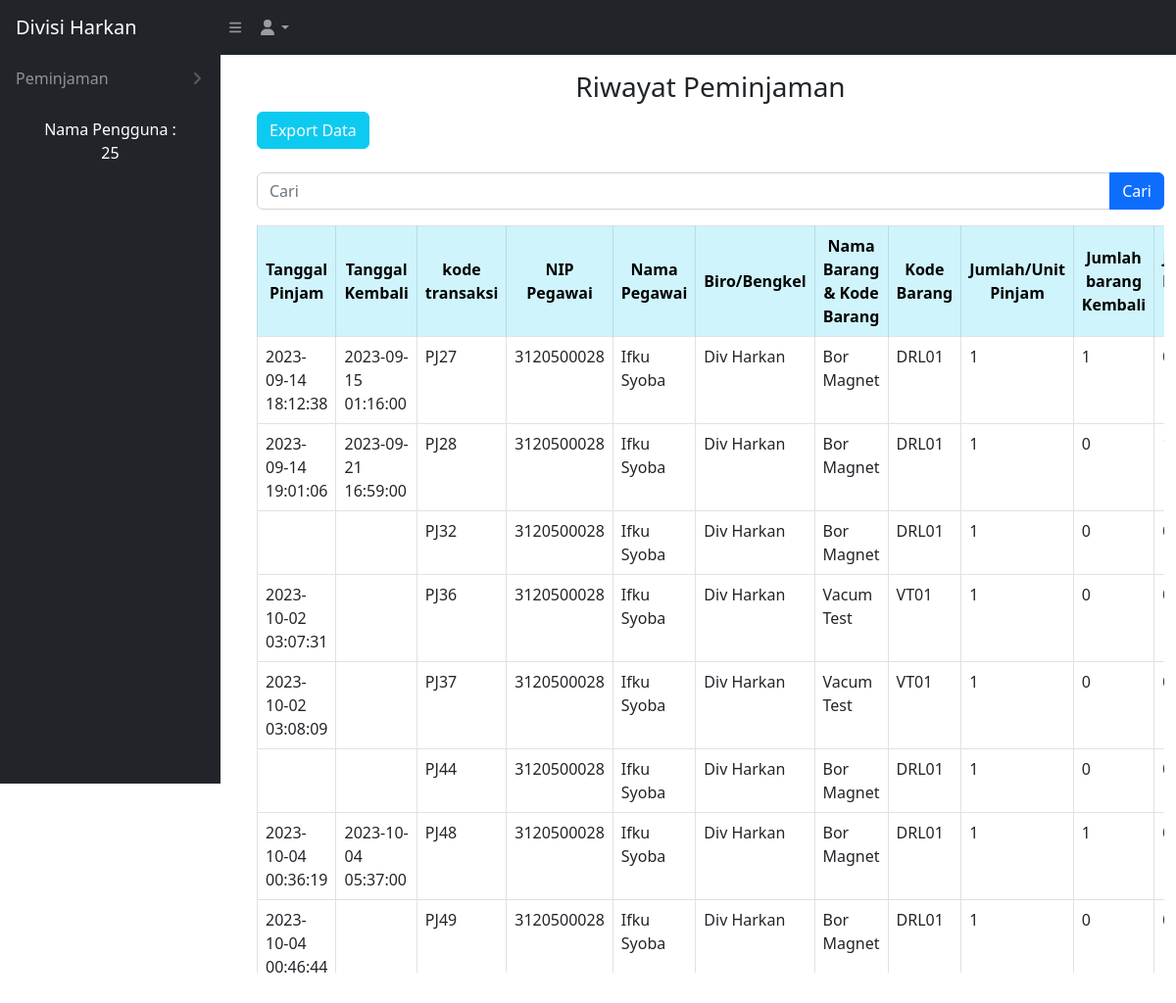
Before: /peminjam/peminjam_history.php (signed in) with the older database file.
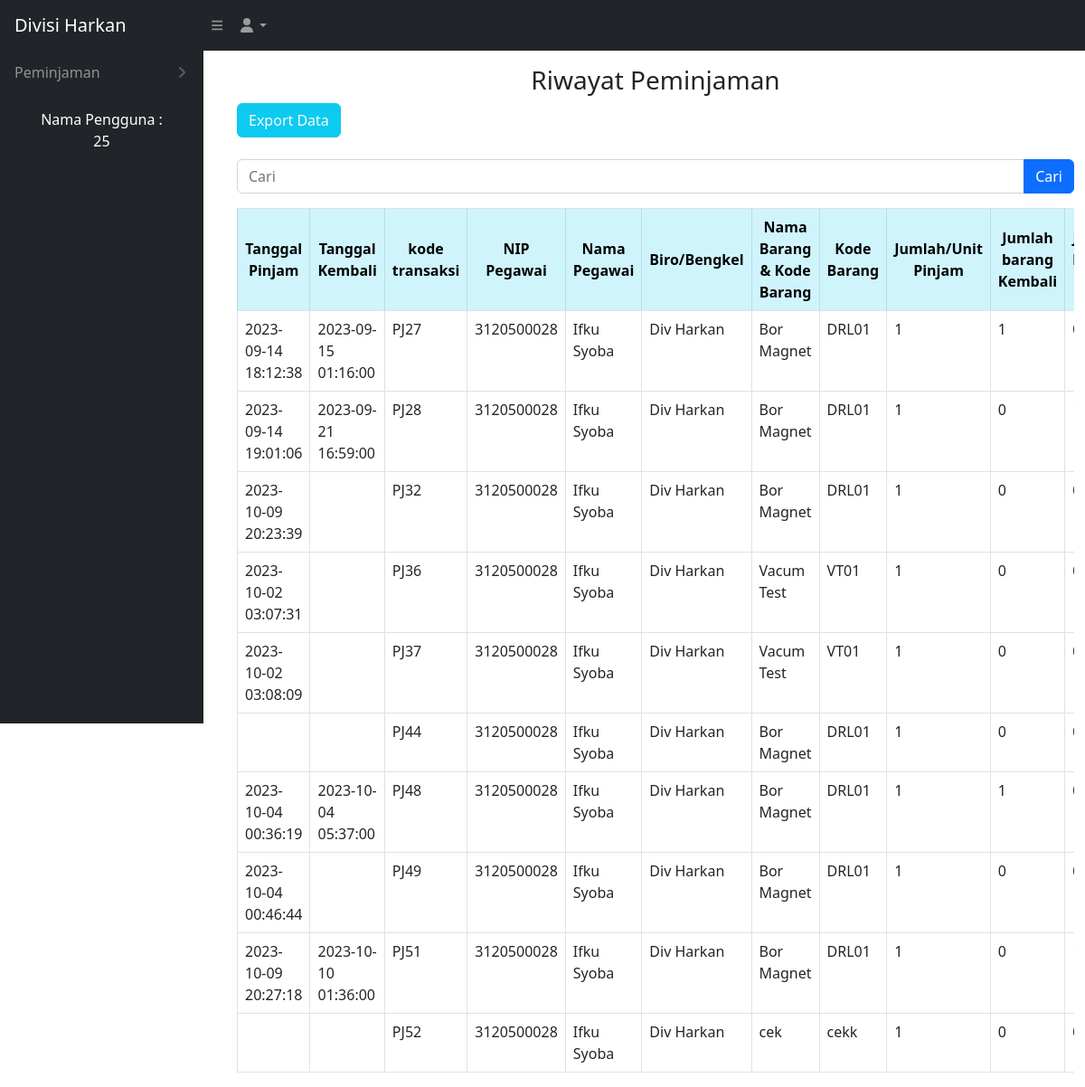
After: the same page with the newer database file.
### tables this page shows
CREATE TABLE `keluar_masuk_barang` (
  `idtransaksi` int NOT NULL,
  `kodetransaksi` varchar(200) NOT NULL,
  `tanggal` timestamp NULL DEFAULT NULL,
  `tanggal_pengajuan` timestamp NULL DEFAULT NULL,
  `tanggalkembali` timestamp NULL DEFAULT NULL,
  `jenisbarang` varchar(256) NOT NULL,
  `nip` varchar(512) NOT NULL,
  `namabarang` varchar(200) NOT NULL,
  `kodebarang` varchar(200) NOT NULL,
  `jumlahpinjam` int NOT NULL,
  `jumlahkembali` int DEFAULT '0',
  `jumlahbaik` int DEFAULT NULL,
  `jumlahrusak` int DEFAULT '0',
  `lokasi` varchar(500) NOT NULL,
  `lokasi_kembali` varchar(256) DEFAULT NULL,
  `keterangan` varchar(256) DEFAULT NULL,
  `isApproved` int DEFAULT '0',
  `status` varchar(200) NOT NULL
);

CREATE TABLE `users` (
  `id_user` int NOT NULL,
  `nip_user` varchar(512) NOT NULL,
  `nama_user` varchar(512) NOT NULL,
  `password_user` varchar(512) NOT NULL,
  `divisi_id` int NOT NULL,
  `role_id` int NOT NULL
);

CREATE TABLE `divisi` (
  `iddivisi` int NOT NULL,
  `namadivisi` varchar(200) NOT NULL
);

### peminjam/peminjam_history.php (the view, shortened to what this page needs)
<?php
require '../controller/peminjaman_history_controller.php';
$searchTerm = isset($_GET['cari']) ? $_GET['cari'] : '';
?>
<!DOCTYPE html>
<html lang="en">
<head>
    <link href="../css/styles.css" rel="stylesheet" />
</head>
<?php include 'peminjam_sidebar.php' ?>
<body>
    <br>
    <br>
    <main id="main-content" class="<?= isset($_GET['sidebarClosed']) ? '' : 'main-with-sidebar' ?>">
        <div class="container-fluid px-4">
            <h3 class="mt-4 text-center">Riwayat Peminjaman</h3>
        </div>
        <div class="container-fluid">
            <a href="history_peminjam_export.php" class="btn btn-info text-light">Export Data</a>
            <br>
            <br>
            <form action="peminjam_history.php" method="GET">
                <div class="input-group mb-3">
                    <input type="text" class="form-control" placeholder="Cari" name="cari" value="<?= $searchTerm ?>">
                    <button type="submit" class="btn btn-primary">Cari</button>
                </div>
            </form>
            <div class="card-body">
                <div class="table table-responsive">
                    <table class="table table-bordered" id="dataTable" width="100" cellspacing="0">
                        <thead>
                            <tr>
                                <th class="table-info text-center align-middle">Tanggal Pinjam</th>
                                <th class="table-info text-center align-middle">Tanggal Kembali</th>
                                <th class="table-info text-center align-middle">kode transaksi</th>
                                <th class="table-info text-center align-middle">NIP Pegawai</th>
                                <th class="table-info text-center align-middle">Nama Pegawai</th>
                                <th class="table-info text-center align-middle">Biro/Bengkel</th>
                                <th class="table-info text-center align-middle">Nama Barang & Kode Barang</th>
                                <th class="table-info text-center align-middle">Kode Barang </th>
                                <th class="table-info text-center align-middle">Jumlah/Unit Pinjam</th>
                                <th class="table-info text-center align-middle">Jumlah barang Kembali</th>
                                <th class="table-info text-center align-middle">Jumlah barang rusak</th>
                            </tr>
                        </thead>
                        <tbody>
                            <?php
                            if (!empty($searchTerm)) {
                                $searchResults = searchMutasiBarang($conn, $searchTerm);
                                while ($data = mysqli_fetch_array($searchResults)) {
                                    $tanggalpinjam = $data['tanggal'];
                                    $tanggalkembali = $data['tanggalkembali'];
                                    $kodetransaksi = $data['kodetransaksi'];
                                    $nip = $data['nip'];
                                    $namabarang = $data['namabarang'];
                                    $kodebarang = $data['kodebarang'];
                                    $jumlahpinjam = $data['jumlahpinjam'];
                                    $jumlahkembali = $data['jumlahkembali'];
                                    $jumlahrusak = $data['jumlahrusak'];
                                    $lokasi = $data['lokasi'];
                                    $lokasikembali = $data['lokasi_kembali'];
                                    $keterangan = $data['keterangan'];
                                    $isApproved = $data['isApproved'];
                                    $status = $data['status'];
                                    $tanggalKembaliNull = "0000-00-00 00:00:00";
                                    $query_pegawai = "SELECT users.nama_user
                        FROM users
                        WHERE users.nip_user = '$nip'";
                                    $result_pegawai = mysqli_query($conn, $query_pegawai);
                                    $namapegawai = "-";
                                    if ($result_pegawai) {
                                        $row_pegawai = mysqli_fetch_assoc($result_pegawai);
                                        $namapegawai = $row_pegawai['nama_user'];
                                    }
                                    $query_divisi = "SELECT divisi.namadivisi
                        FROM users
                        INNER JOIN divisi ON users.divisi_id = divisi.iddivisi
                        WHERE users.nip_user = '$nip'";
                                    $result_divisi = mysqli_query($conn, $query_divisi);
                                    $namadivisi = "-";
                                    if ($result_divisi) {
                                        $row_divisi = mysqli_fetch_assoc($result_divisi);
                                        $namadivisi = $row_divisi['namadivisi'];
                                    }
                                    echo '<tr class="centered-cell">';
                                    echo '<td class="centered-cell">' . $tanggalpinjam . '</td>';
                                    echo '<td class="centered-cell">' . $tanggalkembali . '</td>';
                                    echo '<td class="centered-cell">' . $kodetransaksi . '</td>';
                                    echo '<td class="centered-cell">' . $nip . '</td>';
                                    echo '<td class="centered-cell">' . $namapegawai . '</td>';
                                    echo '<td class="centered-cell">' . $namadivisi . '</td>';
                                    echo '<td class="centered-cell">' . $namabarang . '</td>';
                                    echo '<td class="centered-cell">' . $kodebarang . '</td>';
                                    echo '<td class="centered-cell">' . $jumlahpinjam . '</td>';
                                    echo '<td class="centered-cell">' . $jumlahkembali . '</td>';
                                    echo '<td class="centered-cell">' . $jumlahrusak . '</td>';
                                    echo '<td class="centered-cell">' . $lokasi . '</td>';
                                    echo '<td class="centered-cell">' . $lokasikembali . '</td>';
                                    echo '<td class="centered-cell">' . $keterangan . '</td>';
                                    echo '<td class="centered-cell">';
                                    if ($isApproved == 2) {
                                        echo '<span class="badge text-bg-danger text-light">Ditolak</span>';
                                    } else if ($isApproved == 0) {
                                        echo '<span class="badge text-bg-warning text-light">Menunggu Approval</span>';
                                    } else {
                                        echo '<span class="badge text-bg-success text-light">Disetujui</span>';
                                    }
                                    echo '</td>';
                                    echo '</tr>';
                                }
                            } else {
                                $nip = $_SESSION['nip'];
                                $ambilsemuadatastock = mysqli_query($conn, "SELECT *
                                FROM keluar_masuk_barang km
                                INNER JOIN users u ON km.nip = u.nip_user
                                WHERE u.nip_user = '$nip';");
                                while ($data = mysqli_fetch_array($ambilsemuadatastock)) {
                                    $tanggalpinjam = $data['tanggal'];
                                    $tanggalkembali = $data['tanggalkembali'];
                                    $kodetransaksi = $data['kodetransaksi'];
                                    $nip = $data['nip'];
                                    $namabarang = $data['namabarang'];
                                    $kodebarang = $data['kodebarang'];
                                    $jumlahpinjam = $data['jumlahpinjam'];
                                    $jumlahkembali = $data['jumlahkembali'];
                                    $jumlahrusak = $data['jumlahrusak'];
                                    $query_pegawai = "SELECT users.nama_user
                        FROM users
                        WHERE users.nip_user = '$nip'";
                                    $result_pegawai = mysqli_query($conn, $query_pegawai);
                                    $namapegawai = "-";
                                    if ($result_pegawai) {
                                        $row_pegawai = mysqli_fetch_assoc($result_pegawai);
                                        $namapegawai = $row_pegawai['nama_user'];
                                    }
                                    $query_divisi = "SELECT divisi.namadivisi
                        FROM users
                        INNER JOIN divisi ON users.divisi_id = divisi.iddivisi
                        WHERE users.nip_user = '$nip'";
                                    $result_divisi = mysqli_query($conn, $query_divisi);
                                    $namadivisi = "-";
                                    if ($result_divisi) {
                                        $row_divisi = mysqli_fetch_assoc($result_divisi);
                                        $namadivisi = $row_divisi['namadivisi'];
                                    }
                                    echo '<tr>';
                                    echo '<td>' . $tanggalpinjam . '</td>';
                                    echo '<td>' . $tanggalkembali . '</td>';
                                    echo '<td>' . $kodetransaksi . '</td>';
                                    echo '<td>' . $nip . '</td>';
                                    echo '<td>' . $namapegawai . '</td>';
                                    echo '<td>' . $namadivisi . '</td>';
                                    echo '<td>' . $namabarang . '</td>';
                                    echo '<td>' . $kodebarang . '</td>';
                                    echo '<td>' . $jumlahpinjam . '</td>';
                                    echo '<td>' . $jumlahkembali . '</td>';
                                    echo '<td>' . $jumlahrusak . '</td>';
                                    echo '</tr>';
                                }
                            }
                            ?>
                        </tbody>
                    </table>
                </div>
            </div>
    </main>
</body>
</html>

### peminjam/peminjam_sidebar.php (shortened to what this page needs)
<div class="sb-nav-fixed">
    <nav class="sb-topnav navbar navbar-expand navbar-dark bg-dark">
        <a class="navbar-brand ps-3" href="peminjam_dashboard.php">Divisi Harkan</a>
        <button class="btn btn-link btn-sm order-1 order-lg-0 me-4 me-lg-0" id="sidebarToggle" href="#"><i class="fas fa-bars"></i></button>
        <ul class="navbar-nav ms-auto ms-md-0 me-3 me-lg-4">
            <li class="nav-item dropdown">
                <a class="nav-link dropdown-toggle" id="navbarDropdown" href="#" role="button" data-bs-toggle="dropdown" aria-expanded="false"><i class="fas fa-user fa-fw"></i></a>
            </li>
        </ul>
    </nav>
    <div id="layoutSidenav">
        <div id="layoutSidenav_nav">
            <nav class="sb-sidenav accordion sb-sidenav-dark" id="sidenavAccordion">
                <div class="sb-sidenav-menu">
                    <div class="nav">
                        <a class="nav-link collapsed" href="#" data-bs-toggle="collapse" data-bs-target="#pagesCollapseTabel" aria-expanded="false" aria-controls="pagesCollapseTabel">
                            Peminjaman
                            <div class="sb-sidenav-collapse-arrow"><i class="fas fa-angle-down"></i></div>
                        </a>
                    </div>
                    <div class="text-center mt-3 text-white">
                        <label>Nama Pengguna : </label>
                        <p><?php echo $_SESSION['nama']; ?></p>
                    </div>
                </div>
            </nav>
        </div>
    </div>
</div>

Changed rows visible on the page:
changed keluar_masuk_barang "PJ32": tanggal (not shown) → "2023-10-09 20:23:39"
added keluar_masuk_barang: tanggal "2023-10-09 20:27:18", tanggalkembali "2023-10-10 01:36:00", kodetransaksi "PJ51", nip "3120500028", users.nama_user "Ifku Syoba", divisi.namadivisi "Div Harkan", namabarang "Bor Magnet", kodebarang "DRL01", jumlahpinjam "1", jumlahkembali "0"
added keluar_masuk_barang: kodetransaksi "PJ52", nip "3120500028", users.nama_user "Ifku Syoba", divisi.namadivisi "Div Harkan", namabarang "cek", kodebarang "cekk", jumlahpinjam "1", jumlahkembali "0"
